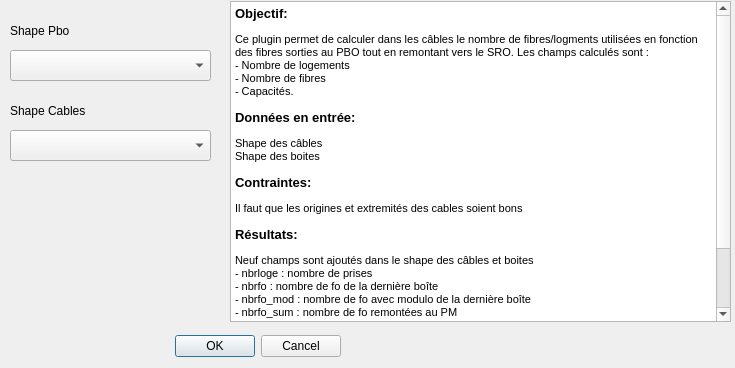
<?xml version="1.0" encoding="UTF-8"?>
<ui version="4.0">
 <class>Calcul_Besoin_FO_ReseauDialogBase</class>
 <widget class="QDialog" name="Calcul_Besoin_FO_ReseauDialogBase">
  <property name="geometry">
   <rect>
    <x>0</x>
    <y>0</y>
    <width>735</width>
    <height>368</height>
   </rect>
  </property>
  <property name="windowTitle">
   <string>Calcul_Besoin_FO_Reseau</string>
  </property>
  <widget class="QDialogButtonBox" name="button_box">
   <property name="geometry">
    <rect>
     <x>0</x>
     <y>330</y>
     <width>341</width>
     <height>32</height>
    </rect>
   </property>
   <property name="orientation">
    <enum>Qt::Horizontal</enum>
   </property>
   <property name="standardButtons">
    <set>QDialogButtonBox::Cancel|QDialogButtonBox::Ok</set>
   </property>
  </widget>
  <widget class="QLabel" name="label">
   <property name="geometry">
    <rect>
     <x>10</x>
     <y>20</y>
     <width>101</width>
     <height>21</height>
    </rect>
   </property>
   <property name="text">
    <string>Shape Pbo</string>
   </property>
  </widget>
  <widget class="QLabel" name="label_2">
   <property name="geometry">
    <rect>
     <x>10</x>
     <y>100</y>
     <width>101</width>
     <height>21</height>
    </rect>
   </property>
   <property name="text">
    <string>Shape Cables</string>
   </property>
  </widget>
  <widget class="QComboBox" name="comboPBO">
   <property name="geometry">
    <rect>
     <x>10</x>
     <y>50</y>
     <width>201</width>
     <height>31</height>
    </rect>
   </property>
  </widget>
  <widget class="QComboBox" name="comboCABLES">
   <property name="geometry">
    <rect>
     <x>10</x>
     <y>130</y>
     <width>201</width>
     <height>31</height>
    </rect>
   </property>
  </widget>
  <widget class="QTextBrowser" name="textBrowser">
   <property name="geometry">
    <rect>
     <x>230</x>
     <y>1</y>
     <width>501</width>
     <height>321</height>
    </rect>
   </property>
   <property name="html">
    <string>&lt;!DOCTYPE HTML PUBLIC &quot;-//W3C//DTD HTML 4.0//EN&quot; &quot;http://www.w3.org/TR/REC-html40/strict.dtd&quot;&gt;
&lt;html&gt;&lt;head&gt;&lt;meta name=&quot;qrichtext&quot; content=&quot;1&quot; /&gt;&lt;style type=&quot;text/css&quot;&gt;
p, li { white-space: pre-wrap; }
&lt;/style&gt;&lt;/head&gt;&lt;body style=&quot; font-family:'MS Shell Dlg 2'; font-size:8.25pt; font-weight:400; font-style:normal;&quot;&gt;
&lt;p style=&quot; margin-top:0px; margin-bottom:0px; margin-left:0px; margin-right:0px; -qt-block-indent:0; text-indent:0px;&quot;&gt;&lt;span style=&quot; font-size:10pt; font-weight:600;&quot;&gt;Objectif:&lt;/span&gt;&lt;/p&gt;
&lt;p style=&quot; margin-top:12px; margin-bottom:0px; margin-left:0px; margin-right:0px; -qt-block-indent:0; text-indent:0px;&quot;&gt;&lt;span style=&quot; font-family:'MS Shell Dlg 2,sans-serif'; font-size:8pt;&quot;&gt;Ce plugin permet de calculer dans les câbles le nombre de fibres/logments utilisées en fonction des fibres sorties au PBO tout en remontant vers le SRO. Les champs calculés sont :&lt;/span&gt;&lt;/p&gt;
&lt;p style=&quot; margin-top:0px; margin-bottom:0px; margin-left:0px; margin-right:0px; -qt-block-indent:0; text-indent:0px;&quot;&gt;&lt;span style=&quot; font-family:'MS Shell Dlg 2,sans-serif'; font-size:8pt;&quot;&gt;- Nombre de logements&lt;/span&gt;&lt;/p&gt;
&lt;p style=&quot; margin-top:0px; margin-bottom:0px; margin-left:0px; margin-right:0px; -qt-block-indent:0; text-indent:0px;&quot;&gt;&lt;span style=&quot; font-family:'MS Shell Dlg 2,sans-serif'; font-size:8pt;&quot;&gt;- Nombre de fibres&lt;/span&gt;&lt;/p&gt;
&lt;p style=&quot; margin-top:0px; margin-bottom:0px; margin-left:0px; margin-right:0px; -qt-block-indent:0; text-indent:0px;&quot;&gt;&lt;span style=&quot; font-family:'MS Shell Dlg 2,sans-serif'; font-size:8pt;&quot;&gt;- Capacités.&lt;/span&gt;&lt;/p&gt;
&lt;p style=&quot; margin-top:12px; margin-bottom:0px; margin-left:0px; margin-right:0px; -qt-block-indent:0; text-indent:0px;&quot;&gt;&lt;span style=&quot; font-family:'MS Shell Dlg 2,sans-serif'; font-size:10pt; font-weight:600;&quot;&gt;Données en entrée: &lt;/span&gt;&lt;/p&gt;
&lt;p style=&quot; margin-top:12px; margin-bottom:0px; margin-left:0px; margin-right:0px; -qt-block-indent:0; text-indent:0px;&quot;&gt;&lt;span style=&quot; font-size:8pt;&quot;&gt;Shape des câbles&lt;/span&gt;&lt;/p&gt;
&lt;p style=&quot; margin-top:0px; margin-bottom:0px; margin-left:0px; margin-right:0px; -qt-block-indent:0; text-indent:0px;&quot;&gt;&lt;span style=&quot; font-size:8pt;&quot;&gt;Shape des boites&lt;/span&gt;&lt;/p&gt;
&lt;p style=&quot; margin-top:12px; margin-bottom:0px; margin-left:0px; margin-right:0px; -qt-block-indent:0; text-indent:0px;&quot;&gt;&lt;span style=&quot; font-family:'MS Shell Dlg 2,sans-serif'; font-size:10pt; font-weight:600;&quot;&gt;Contraintes:&lt;/span&gt;&lt;span style=&quot; font-size:10pt;&quot;&gt; &lt;/span&gt;&lt;/p&gt;
&lt;p style=&quot; margin-top:12px; margin-bottom:12px; margin-left:0px; margin-right:0px; -qt-block-indent:0; text-indent:0px;&quot;&gt;&lt;span style=&quot; font-size:8pt;&quot;&gt;Il faut que les origines et extremités des cables soient bons&lt;/span&gt;&lt;/p&gt;
&lt;p style=&quot; margin-top:12px; margin-bottom:12px; margin-left:0px; margin-right:0px; -qt-block-indent:0; text-indent:0px;&quot;&gt;&lt;span style=&quot; font-family:'MS Shell Dlg 2,sans-serif'; font-size:10pt; font-weight:600;&quot;&gt;Résultats:&lt;/span&gt;&lt;span style=&quot; font-size:10pt;&quot;&gt; &lt;/span&gt;&lt;/p&gt;
&lt;p style=&quot; margin-top:0px; margin-bottom:0px; margin-left:0px; margin-right:0px; -qt-block-indent:0; text-indent:0px;&quot;&gt;&lt;span style=&quot; font-size:8pt;&quot;&gt;Neuf champs sont ajoutés dans le shape des câbles et boites&lt;/span&gt;&lt;/p&gt;
&lt;p style=&quot; margin-top:0px; margin-bottom:0px; margin-left:0px; margin-right:0px; -qt-block-indent:0; text-indent:0px;&quot;&gt;&lt;span style=&quot; font-size:8pt;&quot;&gt;- nbrloge : nombre de prises&lt;/span&gt;&lt;/p&gt;
&lt;p style=&quot; margin-top:0px; margin-bottom:0px; margin-left:0px; margin-right:0px; -qt-block-indent:0; text-indent:0px;&quot;&gt;&lt;span style=&quot; font-size:8pt;&quot;&gt;- nbrfo : nombre de fo de la dernière boîte&lt;/span&gt;&lt;/p&gt;
&lt;p style=&quot; margin-top:0px; margin-bottom:0px; margin-left:0px; margin-right:0px; -qt-block-indent:0; text-indent:0px;&quot;&gt;&lt;span style=&quot; font-size:8pt;&quot;&gt;- nbrfo_mod : nombre de fo avec modulo de la dernière boîte&lt;/span&gt;&lt;/p&gt;
&lt;p style=&quot; margin-top:0px; margin-bottom:0px; margin-left:0px; margin-right:0px; -qt-block-indent:0; text-indent:0px;&quot;&gt;&lt;span style=&quot; font-size:8pt;&quot;&gt;- nbrfo_sum : nombre de fo remontées au PM&lt;/span&gt;&lt;/p&gt;
&lt;p style=&quot; margin-top:0px; margin-bottom:0px; margin-left:0px; margin-right:0px; -qt-block-indent:0; text-indent:0px;&quot;&gt;&lt;span style=&quot; font-size:8pt;&quot;&gt;- nbrfo_capa : capacité de chaque tronçon de câble&lt;/span&gt;&lt;/p&gt;
&lt;p style=&quot; margin-top:0px; margin-bottom:0px; margin-left:0px; margin-right:0px; -qt-block-indent:0; text-indent:0px;&quot;&gt;&lt;span style=&quot; font-size:8pt;&quot;&gt;- _CB_Util : pourcentage de fibres utilisées&lt;/span&gt;&lt;/p&gt;
&lt;p style=&quot; margin-top:0px; margin-bottom:0px; margin-left:0px; margin-right:0px; -qt-block-indent:0; text-indent:0px;&quot;&gt;&lt;span style=&quot; font-size:8pt;&quot;&gt;- nbrfo_Bras : nb fo avec brassage&lt;/span&gt;&lt;/p&gt;
&lt;p style=&quot; margin-top:0px; margin-bottom:0px; margin-left:0px; margin-right:0px; -qt-block-indent:0; text-indent:0px;&quot;&gt;&lt;span style=&quot; font-size:8pt;&quot;&gt;- capa_theo : capacité du câble&lt;/span&gt;&lt;/p&gt;
&lt;p style=&quot; margin-top:0px; margin-bottom:0px; margin-left:0px; margin-right:0px; -qt-block-indent:0; text-indent:0px;&quot;&gt;&lt;span style=&quot; font-size:8pt;&quot;&gt;- %nbrfo_sum&lt;/span&gt;&lt;/p&gt;
&lt;p style=&quot; margin-top:0px; margin-bottom:0px; margin-left:0px; margin-right:0px; -qt-block-indent:0; text-indent:0px;&quot;&gt;&lt;span style=&quot; font-size:8pt;&quot;&gt;Un shape d'erreur des boites non parcourues par le traitement&lt;/span&gt;&lt;/p&gt;&lt;/body&gt;&lt;/html&gt;</string>
   </property>
  </widget>
 </widget>
 <resources/>
 <connections>
  <connection>
   <sender>button_box</sender>
   <signal>accepted()</signal>
   <receiver>Calcul_Besoin_FO_ReseauDialogBase</receiver>
   <slot>accept()</slot>
   <hints>
    <hint type="sourcelabel">
     <x>20</x>
     <y>20</y>
    </hint>
    <hint type="destinationlabel">
     <x>20</x>
     <y>20</y>
    </hint>
   </hints>
  </connection>
  <connection>
   <sender>button_box</sender>
   <signal>rejected()</signal>
   <receiver>Calcul_Besoin_FO_ReseauDialogBase</receiver>
   <slot>reject()</slot>
   <hints>
    <hint type="sourcelabel">
     <x>20</x>
     <y>20</y>
    </hint>
    <hint type="destinationlabel">
     <x>20</x>
     <y>20</y>
    </hint>
   </hints>
  </connection>
 </connections>
</ui>
